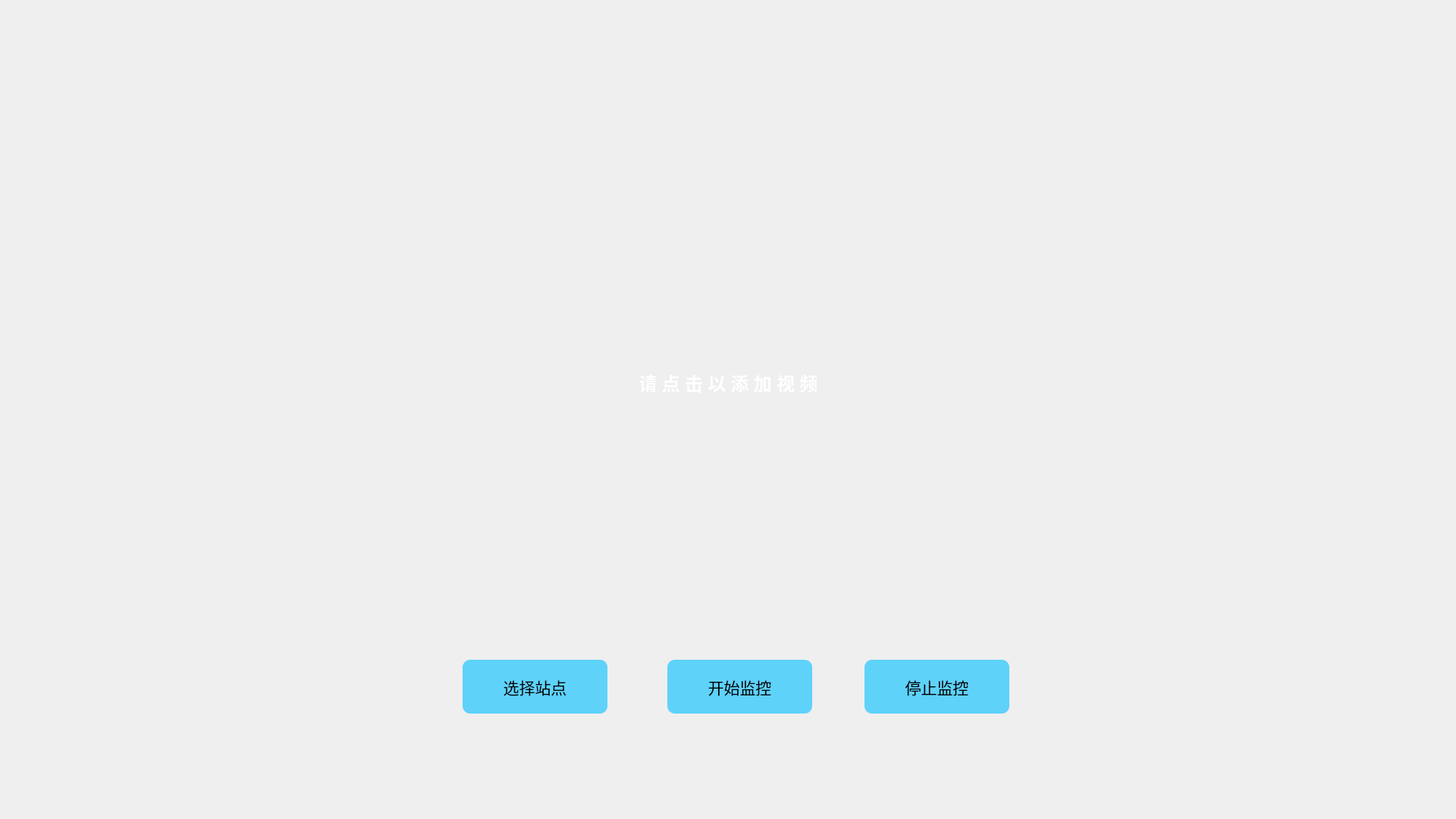
<?xml version="1.0" encoding="UTF-8"?>
<ui version="4.0">
 <class>MainWindow</class>
 <widget class="QMainWindow" name="MainWindow">
  <property name="geometry">
   <rect>
    <x>0</x>
    <y>0</y>
    <width>1920</width>
    <height>1080</height>
   </rect>
  </property>
  <property name="styleSheet">
   <string notr="true">background-image: url(&quot;./template/carui.png&quot;);</string>
  </property>
  <widget class="QWidget" name="centralwidget">
   <widget class="QLabel" name="label_2">
    <property name="geometry">
     <rect>
      <x>600</x>
      <y>300</y>
      <width>721</width>
      <height>411</height>
     </rect>
    </property>
    <property name="font">
     <font>
      <family>庞门正道标题体</family>
      <pointsize>16</pointsize>
     </font>
    </property>
    <property name="styleSheet">
     <string notr="true">background:rgba(0,0,0,0);</string>
    </property>
    <property name="text">
     <string>&lt;html&gt;&lt;head/&gt;&lt;body&gt;&lt;p&gt;&lt;span style=&quot; font-size:18pt; font-weight:600; color:#ffffff;&quot;&gt;请 点 击 以 添 加 视 频&lt;/span&gt;&lt;/p&gt;&lt;/body&gt;&lt;/html&gt;</string>
    </property>
    <property name="alignment">
     <set>Qt::AlignCenter</set>
    </property>
   </widget>
   <widget class="QTextBrowser" name="textBrowser">
    <property name="geometry">
     <rect>
      <x>80</x>
      <y>330</y>
      <width>381</width>
      <height>351</height>
     </rect>
    </property>
    <property name="font">
     <font>
      <family>庞门正道标题体</family>
      <pointsize>14</pointsize>
     </font>
    </property>
    <property name="focusPolicy">
     <enum>Qt::NoFocus</enum>
    </property>
    <property name="styleSheet">
     <string notr="true">background:rgba(0,0,0,0);</string>
    </property>
    <property name="frameShape">
     <enum>QFrame::NoFrame</enum>
    </property>
    <property name="verticalScrollBarPolicy">
     <enum>Qt::ScrollBarAsNeeded</enum>
    </property>
   </widget>
   <widget class="QPushButton" name="pushButton">
    <property name="geometry">
     <rect>
      <x>610</x>
      <y>870</y>
      <width>191</width>
      <height>71</height>
     </rect>
    </property>
    <property name="font">
     <font>
      <family>庞门正道标题体</family>
      <pointsize>16</pointsize>
     </font>
    </property>
    <property name="styleSheet">
     <string notr="true">background:rgb(95, 210, 250);border-radius:10px;padding:2px 4px;</string>
    </property>
    <property name="text">
     <string>选择站点</string>
    </property>
   </widget>
   <widget class="QPushButton" name="pushButton_2">
    <property name="geometry">
     <rect>
      <x>880</x>
      <y>870</y>
      <width>191</width>
      <height>71</height>
     </rect>
    </property>
    <property name="font">
     <font>
      <family>庞门正道标题体</family>
      <pointsize>16</pointsize>
     </font>
    </property>
    <property name="styleSheet">
     <string notr="true">background:rgb(95, 210, 250);border-radius:10px;padding:2px 4px;</string>
    </property>
    <property name="text">
     <string>开始监控</string>
    </property>
   </widget>
   <widget class="QPushButton" name="pushButton_2">
    <property name="geometry">
     <rect>
      <x>1140</x>
      <y>870</y>
      <width>191</width>
      <height>71</height>
     </rect>
    </property>
    <property name="font">
     <font>
      <family>庞门正道标题体</family>
      <pointsize>16</pointsize>
     </font>
    </property>
    <property name="styleSheet">
     <string notr="true">background:rgb(95, 210, 250);border-radius:10px;padding:2px 4px;</string>
    </property>
    <property name="text">
     <string>停止监控</string>
    </property>
   </widget>
  </widget>
 </widget>
 <resources/>
 <connections/>
</ui>
